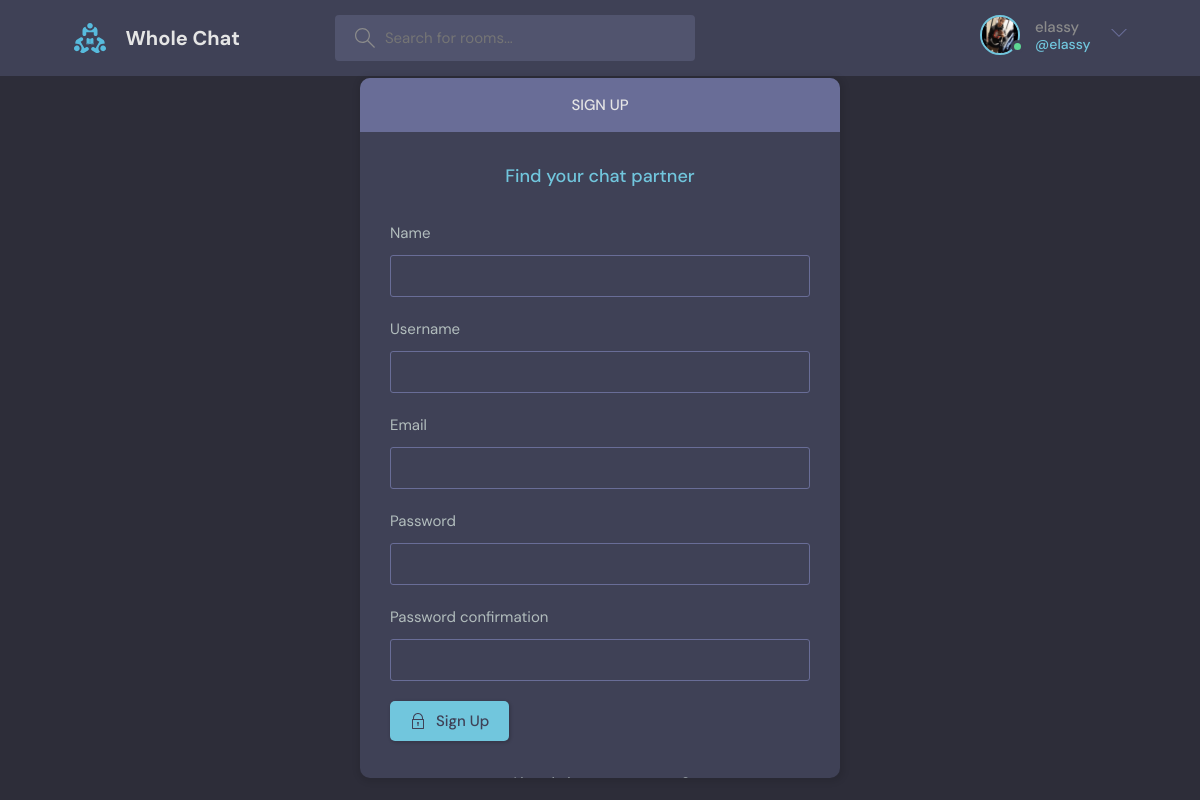
Page /register/ (signed in) on the committed database.
### base/models.py (models this page shows)
class User(AbstractUser):
    name = models.CharField(max_length=200, null=True)
    bio = models.TextField(null=True)
    email = models.EmailField(unique=True, null=True)
    avatar = models.ImageField(null=True, default='avatar.svg')
    USERNAME_FIELD = 'email'
    REQUIRED_FIELDS = []

### base/views.py (the view, shortened to what this page needs)
# urls.py: path('register/', views.register, name='register'),
def register(request):
    page = 'register'
    form = MyUserCreationForm()
    cona = {'page':page, 'form':form}
    return render(request, 'base/login_register.html', cona)

### base/forms.py
class MyUserCreationForm(UserCreationForm):
    class Meta:
        model = User
        fields = ['name', 'username', 'email', 'password1', 'password2']

### base/templates/base/login_register.html (shortened to what this page needs)
{% extends 'main.html' %}
{% block content %}
{% if page == 'login' %}
<br>
<main class="auth layout">
  <div class="container">
    <div class="layout__box">
      <div class="layout__boxHeader">
        <div class="layout__boxTitle">
          <h3>Login</h3>
        </div>
      </div>
      <div class="layout__body">
        <h2 class="auth__tagline">Find your study partner <img style="max-width: 22px;" src="https://cdn-icons-png.flaticon.com/512/3143/3143317.png"></h2>
        <form class="form" action=""  method="POST">
          {% csrf_token %}
          <div class="form__group form__group">
            <label for="room_name">Username</label>
            <input id="username" name="username" type="text" placeholder="e.g. elassy" />
          </div>
          <div class="form__group">
            <label for="password">Password</label>
            <input
              id="password"
              name="password"
              type="password"
              placeholder="&bull;&bull;&bull;&bull;&bull;&bull;&bull;&bull;"
            />
          </div>
          <button class="btn btn--main" type="submit">
            <svg
              version="1.1"
              xmlns="http://www.w3.org/2000/svg"
              width="32"
              height="32"
              viewBox="0 0 32 32"
            >
              <title>lock</title>
              <path
                d="M27 12h-1v-2c0-5.514-4.486-10-10-10s-10 4.486-10 10v2h-1c-0.553 0-1 0.447-1 1v18c0 0.553 0.447 1 1 1h22c0.553 0 1-0.447 1-1v-18c0-0.553-0.447-1-1-1zM8 10c0-4.411 3.589-8 8-8s8 3.589 8 8v2h-16v-2zM26 30h-20v-16h20v16z"
              ></path>
              <path
                d="M15 21.694v4.306h2v-4.306c0.587-0.348 1-0.961 1-1.694 0-1.105-0.895-2-2-2s-2 0.895-2 2c0 0.732 0.413 1.345 1 1.694z"
              ></path>
            </svg>
            Login
          </button>
        </form>
        <div class="auth__action">
          <p>Haven't signed up yet?</p>
          <a href="{% url 'register' %}" class="btn btn--link">Sign Up</a>
        </div>
      </div>
    </div>
  </div>
</main>
{% elif page == 'register' %}
<main class="auth layout">
  <br>
  <div class="container">
    <br>
    <div class="layout__box">
      <div class="layout__boxHeader">
        <div class="layout__boxTitle">
          <h3>Sign up</h3>
        </div>
      </div>
      <div class="layout__body">
        <h2 class="auth__tagline">Find your chat partner </h2>
        <form class="form" action=""  method='POST'>
          {% for field in form %}
          <div class="form__group form__group">
            <label for="{{field.label}}">{{field.label}}</label>
            {{field}}
          </div>
          {% endfor %}
          <button class="btn btn--main" type="submit">
            Sign Up
          </button>
        </form>
        <div class="auth__action">
          <p>Already have an account?</p>
        </div>
      </div>
    </div>
  </div>
{% endif %}
{% endblock content %}

### templates/navbar.html (shortened to what this page needs)
{% load static %}
<header class="header header--loggedIn">
    <div class="container">
    <a href="{% url 'home' %}" class="header__logo">
        <img src="{% static 'images/logo.svg' %}" />
        <h1>Whole Chat</h1>
    </a>
    <form class="header__search" method="GET" action="{% url 'home' %}">
        <label>
        <input name="q" placeholder="Search for rooms..." />
        </label>
    </form>
    <nav class="header__menu">
        {% if request.user.is_authenticated %}
        <div class="header__user">
        <a href="{% url 'user-profile' user.id %}">
            <div class="avatar avatar--medium active">
            <img src="{{request.user.avatar.url}}" />
            </div>
            <p>{{request.user.username}}<span>@{{request.user.username}}</span></p>
        </a>
        <button class="dropdown-button">
            <svg version="1.1" xmlns="http://www.w3.org/2000/svg" width="32" height="32" viewBox="0 0 32 32">
            <title>chevron-down</title>
            <path d="M16 21l-13-13h-3l16 16 16-16h-3l-13 13z"></path>
            </svg>
        </button>
        </div>
        {% else %}
        <a href="{% url 'login' %}">
        <img src="{% static 'images/avatar.svg' %}" />
        <p>Login</p>
        {% endif %}
    </nav>
    </div>
</header>
<br>

### base/templates/base/login_register.html (style rules this page uses)
.layout__box { max-height:700px; }

### rows in the picture
User: user.avatar (picture), user.username "elassy"

### other values in the picture
{{ field.label }} "Name" "Username" "Email" "Password" "Password confirmation"
